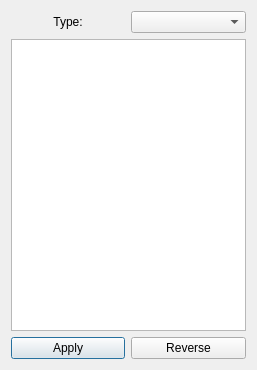
<?xml version="1.0" encoding="UTF-8"?>
<ui version="4.0">
 <class>DialogValves</class>
 <widget class="QDialog" name="DialogValves">
  <property name="geometry">
   <rect>
    <x>0</x>
    <y>0</y>
    <width>257</width>
    <height>370</height>
   </rect>
  </property>
  <property name="windowTitle">
   <string>Insert valves</string>
  </property>
  <layout class="QGridLayout" name="gridLayout">
   <item row="3" column="0">
    <widget class="QPushButton" name="btn2">
     <property name="text">
      <string>Apply</string>
     </property>
    </widget>
   </item>
   <item row="3" column="1">
    <widget class="QPushButton" name="btn3">
     <property name="text">
      <string>Reverse</string>
     </property>
    </widget>
   </item>
   <item row="1" column="0" colspan="2">
    <widget class="QListWidget" name="sizeList"/>
   </item>
   <item row="0" column="1">
    <widget class="QComboBox" name="ratingCombo"/>
   </item>
   <item row="0" column="0">
    <widget class="QLabel" name="label">
     <property name="text">
      <string>Type:</string>
     </property>
     <property name="alignment">
      <set>Qt::AlignCenter</set>
     </property>
    </widget>
   </item>
  </layout>
 </widget>
 <resources/>
 <connections/>
</ui>
